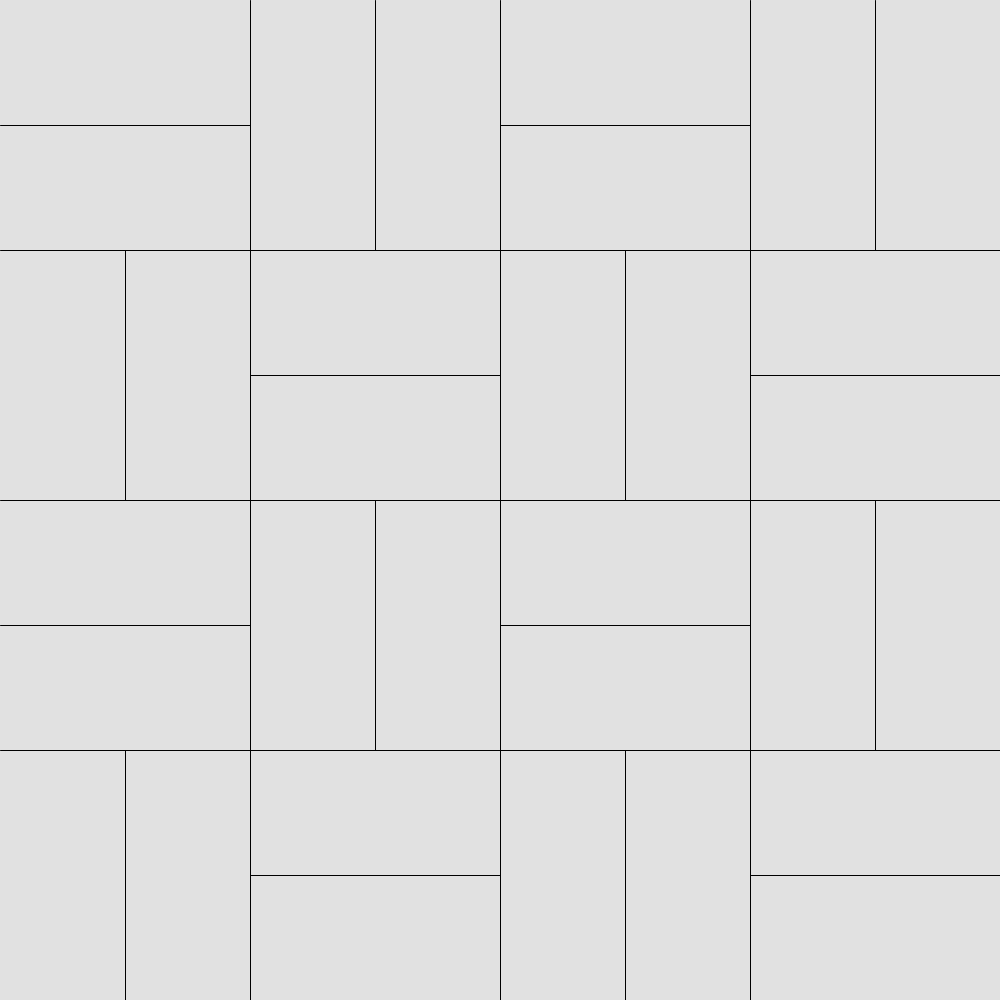
Frame 1 (no input)
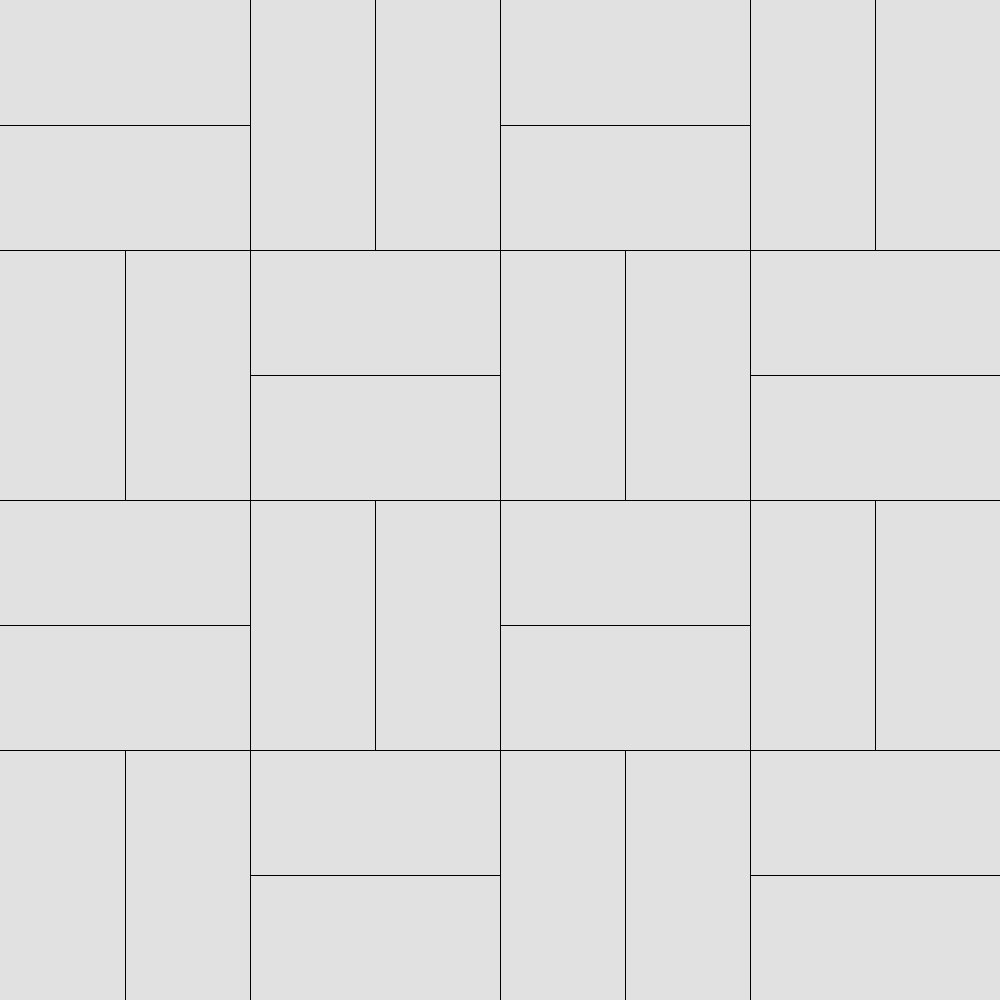
Frame 60 (the mouse pressed at the canvas centre just before this capture)
Frame 120 (the mouse held since frame 60 and released just before this capture): identical to frame 60, image omitted

The Processing sketch that drew these frames (run headless with seeded random() and noise(); from frame 60 on, the mouse is pressed at the canvas centre):

// Processing sketch: sketch_32_Rectangles_by_Francois_Morellet_1953_png
// ── sketch_32_Rectangles_by_Francois_Morellet_1953_png.pde
void setup() {
  size(1000, 1000);
  background(225);
}

void draw() {
  //grid lines
line(0, 250, 1000, 250);
line(0, 500, 1000, 500);
line(0, 750, 1000, 750);
line(250, 0, 250, 1000);
line(500, 0, 500, 1000);
line(750, 0, 750, 1000);

//vertical 1st column
line(0, 125, 250, 125);
line(0, 625, 250, 625);

//horizontal 1st column
line(125, 250, 125, 500);
line(125, 750, 125, 1000);

//vertical 2nd column
line(375, 0, 375, 250);
line(375, 500, 375, 750);

//horizontal 2nd column
line(250, 375, 500, 375);
line(250, 875, 500, 875);

//vertical 3rd column
line(625, 250, 625, 500);
line(625, 750, 625, 1000);

//horizontal 3rd column
line(500, 125, 750, 125);
line(500, 625, 750, 625);

//vertical 4th column
line(875, 0, 875, 250);
line(875, 500, 875, 750);

//horizontal 4th column
line(750, 875, 1000, 875);
line(750, 375, 1000, 375);

strokeWeight(1);
save("32_rectangles_by_Francois_Morellet_1953.png");
}
